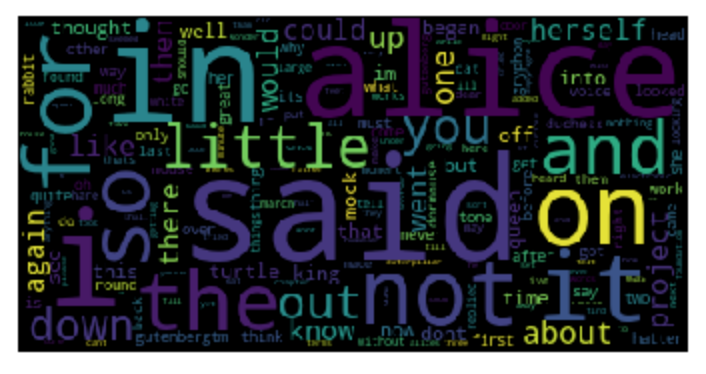

Source code (Python):
#!/usr/bin/env python
# coding: utf-8

# # Final Project - Word Cloud

# For this project, you'll create a "word cloud" from a text by writing a script.  This script needs to process the text, remove punctuation, ignore case and words that do not contain all alphabets, count the frequencies, and ignore uninteresting or irrelevant words.  A dictionary is the output of the `calculate_frequencies` function.  The `wordcloud` module will then generate the image from your dictionary.

# For the input text of your script, you will need to provide a file that contains text only.  For the text itself, you can copy and paste the contents of a website you like.  Or you can use a site like [Project Gutenberg](https://www.gutenberg.org/) to find books that are available online.  You could see what word clouds you can get from famous books, like a Shakespeare play or a novel by Jane Austen. Save this as a .txt file somewhere on your computer.
# <br><br>
# Now you will need to upload your input file here so that your script will be able to process it.  To do the upload, you will need an uploader widget.  Run the following cell to perform all the installs and imports for your word cloud script and uploader widget.  It may take a minute for all of this to run and there will be a lot of output messages. But, be patient. Once you get the following final line of output, the code is done executing. Then you can continue on with the rest of the instructions for this notebook.
# <br><br>
# **Enabling notebook extension fileupload/extension...**
# <br>
# **- Validating: <font color =green>OK</font>**

# In[5]:


# Here are all the installs and imports you will need for your word cloud script and uploader widget

get_ipython().system('pip install wordcloud')
get_ipython().system('pip install fileupload')
get_ipython().system('pip install ipywidgets')
get_ipython().system('jupyter nbextension install --py --user fileupload')
get_ipython().system('jupyter nbextension enable --py fileupload')

import wordcloud
import numpy as np
from matplotlib import pyplot as plt
from IPython.display import display
import fileupload
import io
import sys


# Whew! That was a lot. All of the installs and imports for your word cloud script and uploader widget have been completed. 
# <br><br>
# **IMPORTANT!** If this was your first time running the above cell containing the installs and imports, you will need save this notebook now. Then under the File menu above,  select Close and Halt. When the notebook has completely shut down, reopen it. This is the only way the necessary changes will take affect.
# <br><br>
# To upload your text file, run the following cell that contains all the code for a custom uploader widget. Once you run this cell, a "Browse" button should appear below it. Click this button and navigate the window to locate your saved text file.

# In[7]:


# This is the uploader widget

def _upload():

    _upload_widget = fileupload.FileUploadWidget()

    def _cb(change):
        global file_contents
        decoded = io.StringIO(change['owner'].data.decode('utf-8'))
        filename = change['owner'].filename
        print('Uploaded `{}` ({:.2f} kB)'.format(
            filename, len(decoded.read()) / 2 **10))
        file_contents = decoded.getvalue()

    _upload_widget.observe(_cb, names='data')
    display(_upload_widget)

_upload()


# The uploader widget saved the contents of your uploaded file into a string object named *file_contents* that your word cloud script can process. This was a lot of preliminary work, but you are now ready to begin your script. 

# Write a function in the cell below that iterates through the words in *file_contents*, removes punctuation, and counts the frequency of each word.  Oh, and be sure to make it ignore word case, words that do not contain all alphabets and boring words like "and" or "the".  Then use it in the `generate_from_frequencies` function to generate your very own word cloud!
# <br><br>
# **Hint:** Try storing the results of your iteration in a dictionary before passing them into wordcloud via the `generate_from_frequencies` function.

# In[8]:


def calculate_frequencies(file_contents):
    # Here is a list of punctuations and uninteresting words you can use to process your text
    punctuations = '''!()-[]{};:'"\,<>./?@#$%^&*_~'''
    uninteresting_words = ["the", "a", "to", "if", "is", "it", "of", "and", "or", "an", "as", "i", "me", "my",     "we", "our", "ours", "you", "your", "yours", "he", "she", "him", "his", "her", "hers", "its", "they", "them",     "their", "what", "which", "who", "whom", "this", "that", "am", "are", "was", "were", "be", "been", "being",     "have", "has", "had", "do", "does", "did", "but", "at", "by", "with", "from", "here", "when", "where", "how",     "all", "any", "both", "each", "few", "more", "some", "such", "no", "nor", "too", "very", "can", "will", "just"]
    
# LEARNER CODE START HERE
    word_count = {}
    final_text = []

    for word in file_contents.split():
        text = ""
        for letter in word.lower():
            if letter not in punctuations and letter.isalpha():
                text += letter
        if word not in uninteresting_words:
            final_text.append(text)
    
    for word in final_text:
        if word not in word_count:
            word_count[word] = 0
        word_count[word] += 1
            
    #wordcloud
    cloud = wordcloud.WordCloud()
    cloud.generate_from_frequencies(word_count)
    return cloud.to_array()
    
   


# If you have done everything correctly, your word cloud image should appear after running the cell below.  Fingers crossed!

# In[9]:


# Display your wordcloud image

myimage = calculate_frequencies(file_contents)
plt.imshow(myimage, interpolation = 'nearest')
plt.axis('off')
plt.show()


# If your word cloud image did not appear, go back and rework your `calculate_frequencies` function until you get the desired output.  Definitely check that you passed your frequecy count dictionary into the `generate_from_frequencies` function of `wordcloud`. Once you have correctly displayed your word cloud image, you are all done with this project. Nice work!

# In[ ]:





# In[ ]:





# In[ ]:
